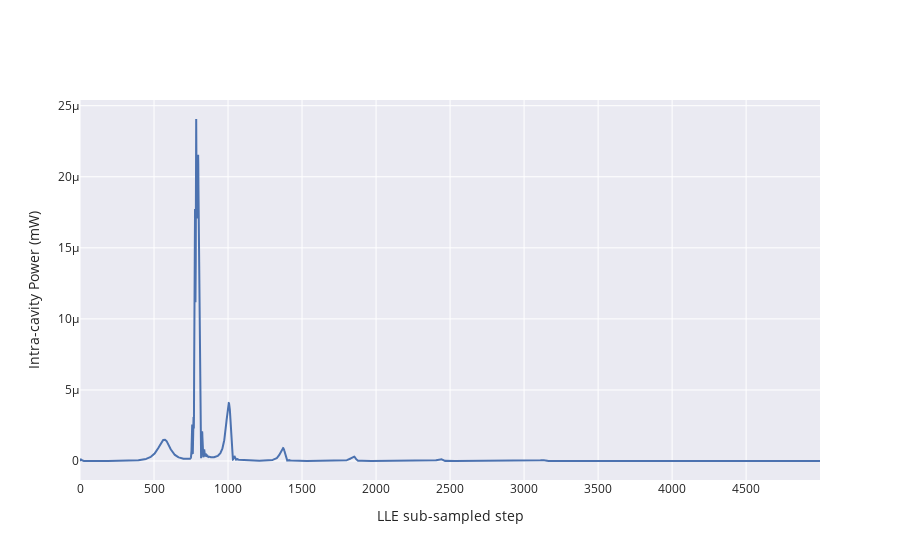

The cell this chart's notebook holds for it:
### Code cell
fig = go.Figure()

tr = go.Scatter(y=solverp2.sol.Pcomb * 1e3)

fig.add_trace(tr)
fig.update_layout(
    xaxis_title="LLE sub-sampled step", yaxis_title="Intra-cavity Power (mW)"
)
#fig.add_annotation(x=4500, y=4.9, ax=0, ay=-50, text="Single Soliton Step")
# fig.add_annotation(x=3151, y=7.6, ax=0, ay=-50, text="Two Solitons Step")
#fig.add_annotation(x=1931, y=16, ax=0, ay=80, text="Modulation Instability")
#fig.add_annotation(x=500, y=6, ax=-80, ay=-80, text="Primary Comb")
#fig.show()

### Figure 1 — Plotly figure (JSON) as saved in the notebook; plotly's stock layout.template omitted (floating-point values rounded to 4 significant figures; data arrays with more than 128 entries replaced by an {"elided": "..."} marker saying what was removed)
{"data": [{"type": "scatter", "y": {"elided": "5000 float values"}}], "layout": {"xaxis": {"title": {"text": "LLE sub-sampled step"}}, "yaxis": {"title": {"text": "Intra-cavity Power (mW)"}}}}
